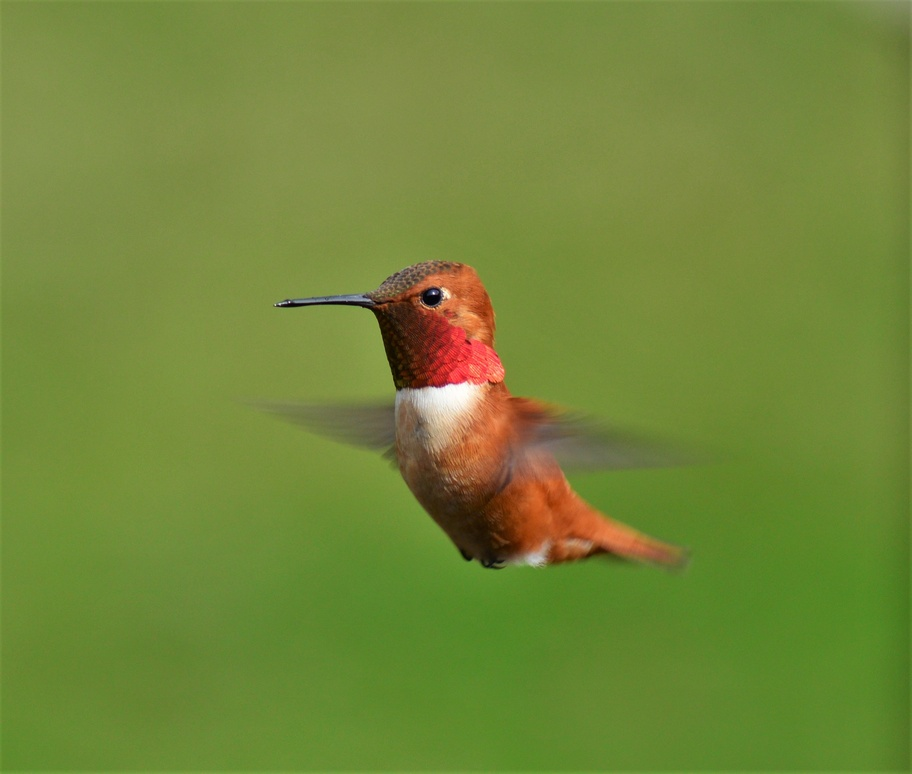
#> input picture images/birdie.jpg, 912 x 774 px, shrunk from 2834 x 2406 before the run, found by its file name
$ python exercise_3_1.py
#> lines starting #> are read from the running program, lines starting #| are printed output that depends on the picture
import cv2 as cv
import numpy as np
import matplotlib.pyplot as plt

# method to build 2D adapted from:
#   https://thepythoncodingbook.com/2022/05/28/numpy-meshgrid/
def build_2D_sine(img, amplitude, frequency):

    dimensions = img.shape

    print('dimensions', dimensions)

    # build meshgrid based on image dimensions
    x = np.linspace(-1,1,dimensions[1])
    y = np.linspace(-1,1,dimensions[0])

    X, Y = np.meshgrid(x,y)

    # build the 2D sine, adjusting X and Y in output, controls orientation
    #   f(x,y) = sin(2*pi*x/lambda)

    wavelength = 1/frequency

    sine2D = amplitude * np.sin(2*np.pi*Y/wavelength)

    return X, Y, sine2D

# load image
img = cv.imread('images/birdie.jpg', cv.COLOR_BGR2GRAY)
#> img is the input picture: shape (774, 912, 3); mean B, G, R 56.8, 135, 114.1

# add periodic noise
X,Y, sine2D = build_2D_sine(img,amplitude=10, frequency=2)
#| dimensions (774, 912, 3)
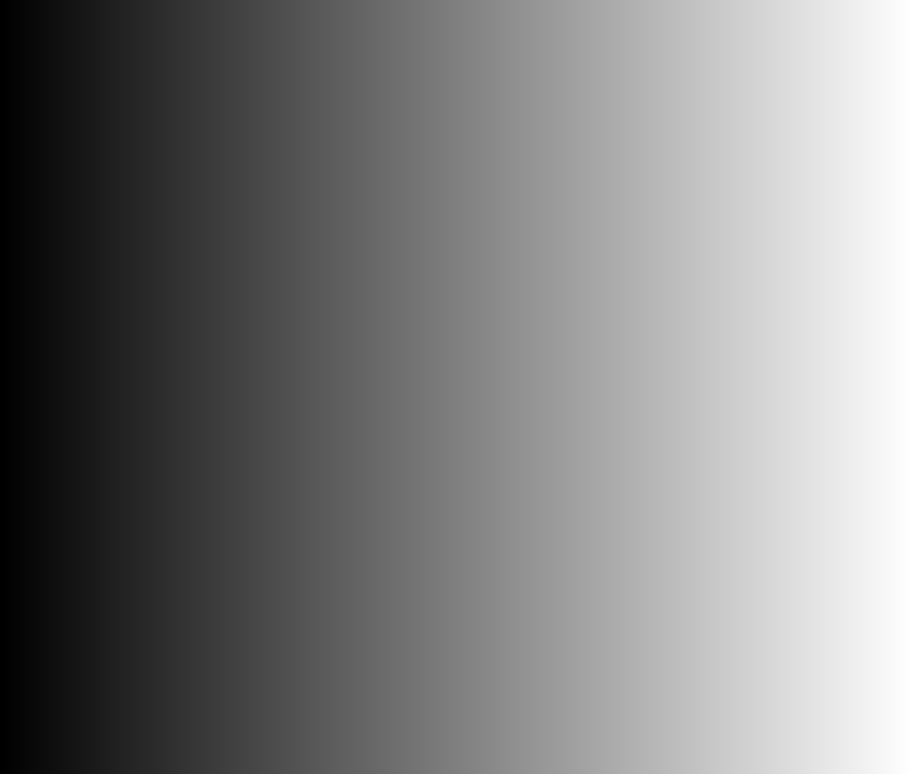
#> X: shape (774, 912) float64; min -1, max 1, mean 2.95e-17; drawn with min black and max white
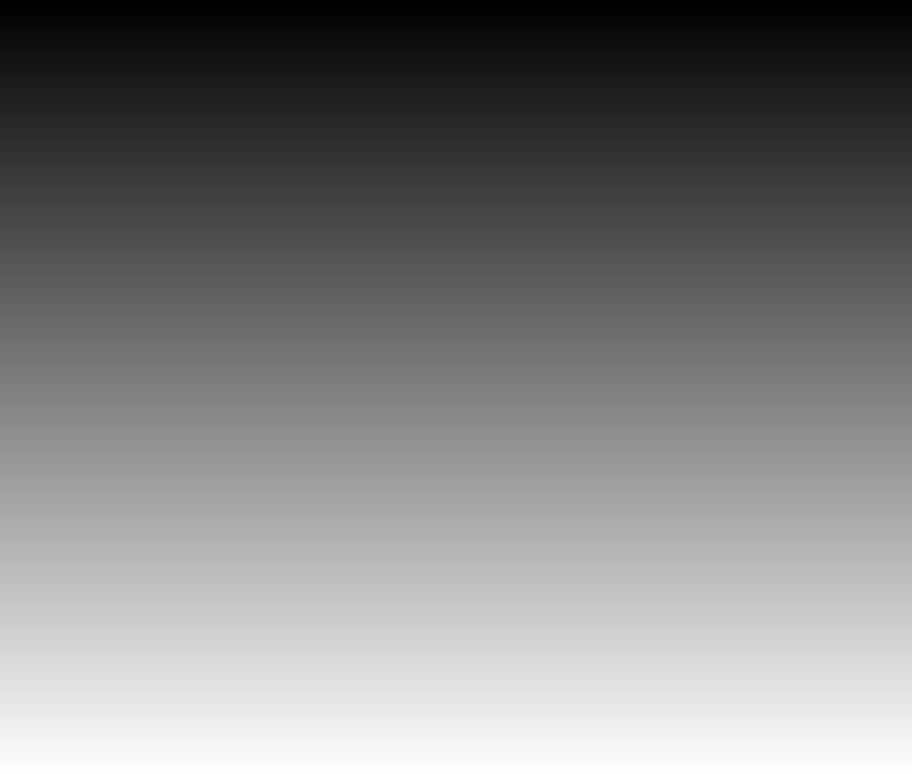
#> Y: shape (774, 912) float64; min -1, max 1, mean 1.58e-16; drawn with min black and max white
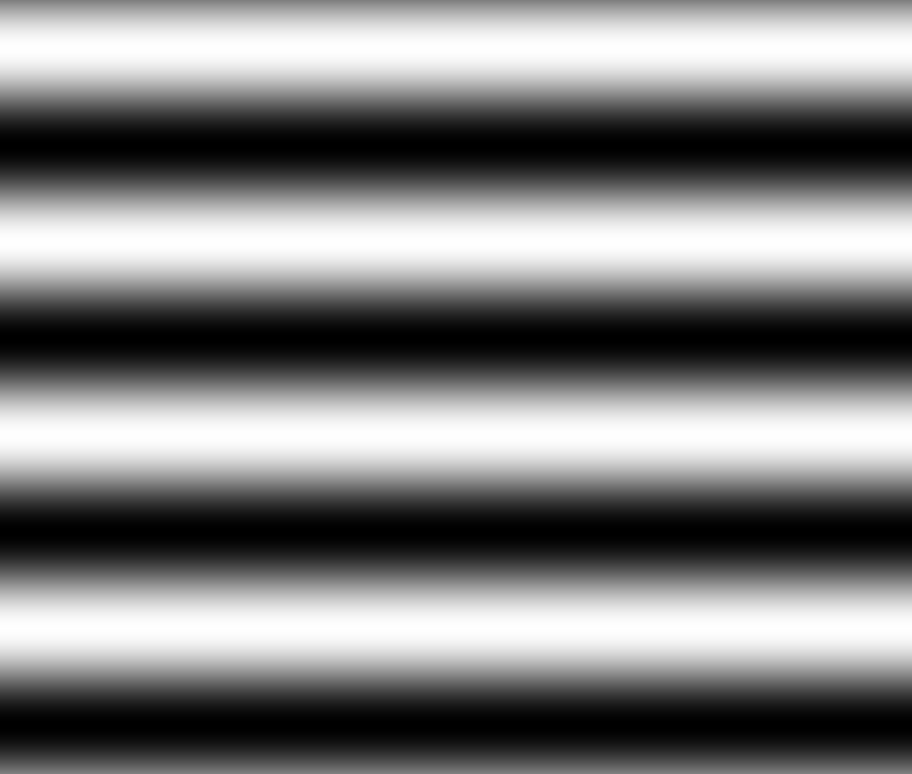
#> sine2D: shape (774, 912) float64; min -10, max 10, mean -3.61e-16; drawn with min black and max white

# Plot the sine pattern
plt.imshow(sine2D)
plt.title('Meshgrid Sinusoid 2D Projection')
plt.colorbar()
plt.axis('off')
plt.show()
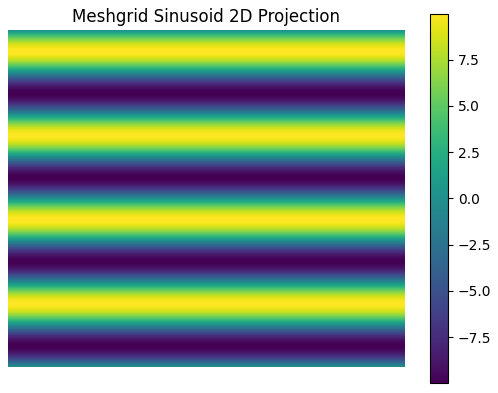
#> figure drawn by matplotlib, 2 panels

# Plot the meshgrid in 3D
fig = plt.figure()
ax = fig.add_subplot(111, projection='3d')
ax.plot_surface(X, Y, sine2D)
ax.set_title('Meshgrid Sinusoid 3D Projection')
plt.show()
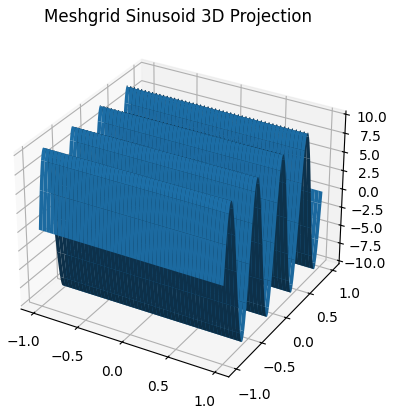
#> figure drawn by matplotlib, 1 panel

# Extra
f = np.fft.fft2(sine2D)
fshift = np.fft.fftshift(f)
magnitude_spectrum = np.abs(fshift)
magnitude_spectrum = np.log(magnitude_spectrum + 1)
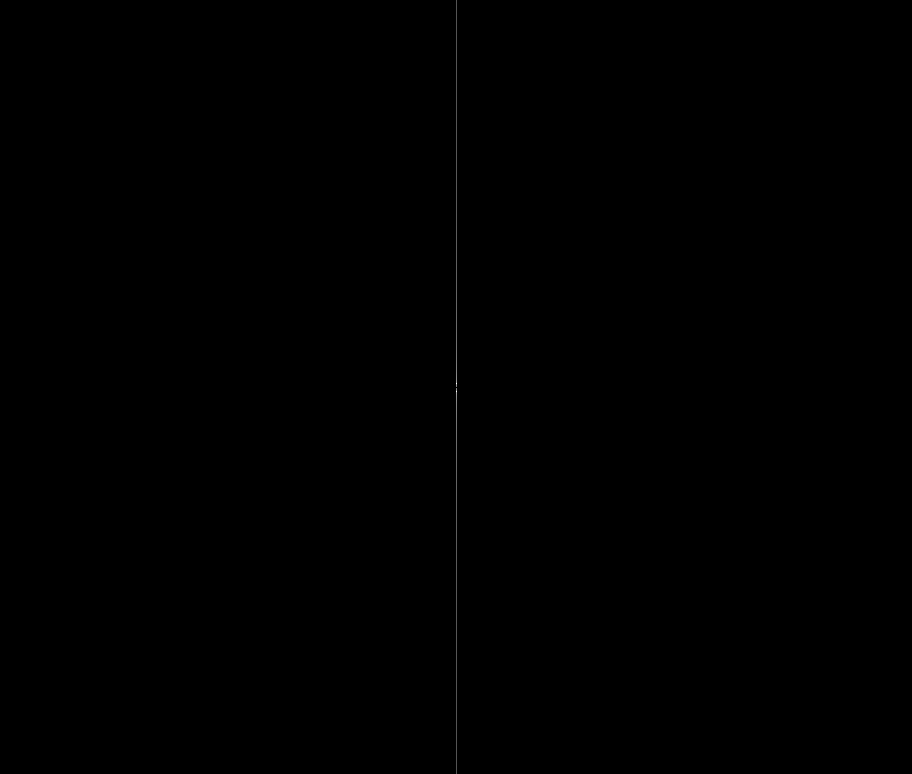
#> magnitude_spectrum: shape (774, 912) float64; min 0, max 15.08, mean 0.00625; drawn with min black and max white
plt.imshow(magnitude_spectrum)
plt.title('Magnitude Spectrum Meshgrid Sinsuid 2D')
plt.colorbar()
plt.axis('off')
plt.show()
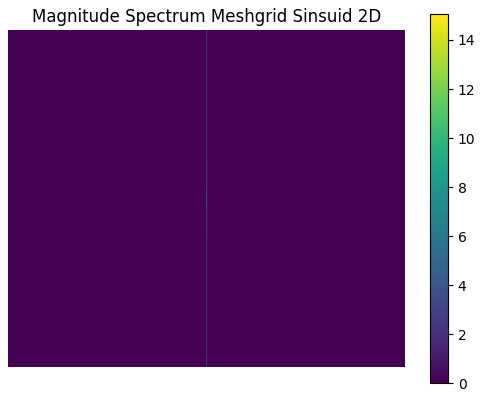
#> figure drawn by matplotlib, 2 panels

# POINTS:
#   (1417,1206) & (1417,1199)
#   for freq=10, amp=10
